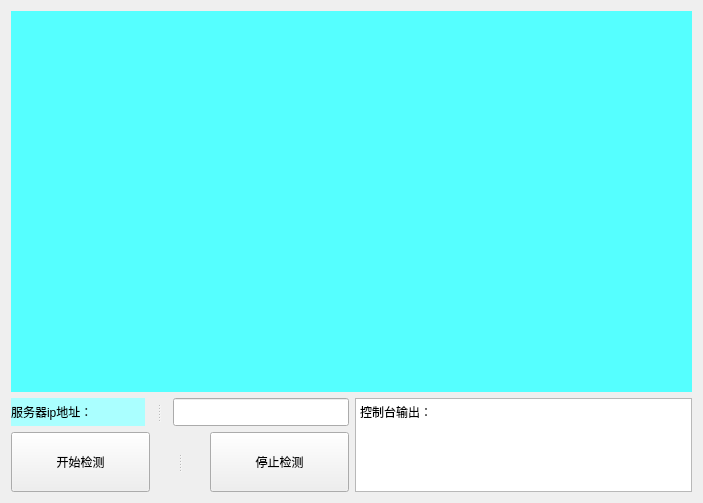
<?xml version="1.0" encoding="UTF-8"?>
<ui version="4.0">
 <class>StreamVideo_BoxClass</class>
 <widget class="QWidget" name="StreamVideo_BoxClass">
  <property name="geometry">
   <rect>
    <x>0</x>
    <y>0</y>
    <width>699</width>
    <height>503</height>
   </rect>
  </property>
  <property name="windowTitle">
   <string>视频流检测</string>
  </property>
  <layout class="QVBoxLayout" name="verticalLayout_2">
   <item>
    <widget class="QLabel" name="Video_display">
     <property name="minimumSize">
      <size>
       <width>681</width>
       <height>381</height>
      </size>
     </property>
     <property name="styleSheet">
      <string notr="true">background-color: rgb(85, 255, 255);</string>
     </property>
     <property name="text">
      <string/>
     </property>
     <property name="scaledContents">
      <bool>false</bool>
     </property>
    </widget>
   </item>
   <item>
    <layout class="QHBoxLayout" name="horizontalLayout">
     <item>
      <layout class="QVBoxLayout" name="verticalLayout">
       <item>
        <widget class="QSplitter" name="splitter">
         <property name="orientation">
          <enum>Qt::Horizontal</enum>
         </property>
         <property name="handleWidth">
          <number>28</number>
         </property>
         <widget class="QLabel" name="label_2">
          <property name="styleSheet">
           <string notr="true">background-color: rgb(170, 255, 255);</string>
          </property>
          <property name="text">
           <string>服务器ip地址：</string>
          </property>
         </widget>
         <widget class="QLineEdit" name="lineEdit"/>
        </widget>
       </item>
       <item>
        <widget class="QSplitter" name="splitter_2">
         <property name="orientation">
          <enum>Qt::Horizontal</enum>
         </property>
         <property name="handleWidth">
          <number>60</number>
         </property>
         <widget class="QPushButton" name="Button_stratD">
          <property name="text">
           <string>开始检测</string>
          </property>
         </widget>
         <widget class="QPushButton" name="Button">
          <property name="text">
           <string>停止检测</string>
          </property>
         </widget>
        </widget>
       </item>
      </layout>
     </item>
     <item>
      <widget class="QPlainTextEdit" name="plainTextEdit">
       <property name="plainText">
        <string>控制台输出：
</string>
       </property>
      </widget>
     </item>
    </layout>
   </item>
  </layout>
 </widget>
 <layoutdefault spacing="6" margin="11"/>
 <resources/>
 <connections/>
</ui>
